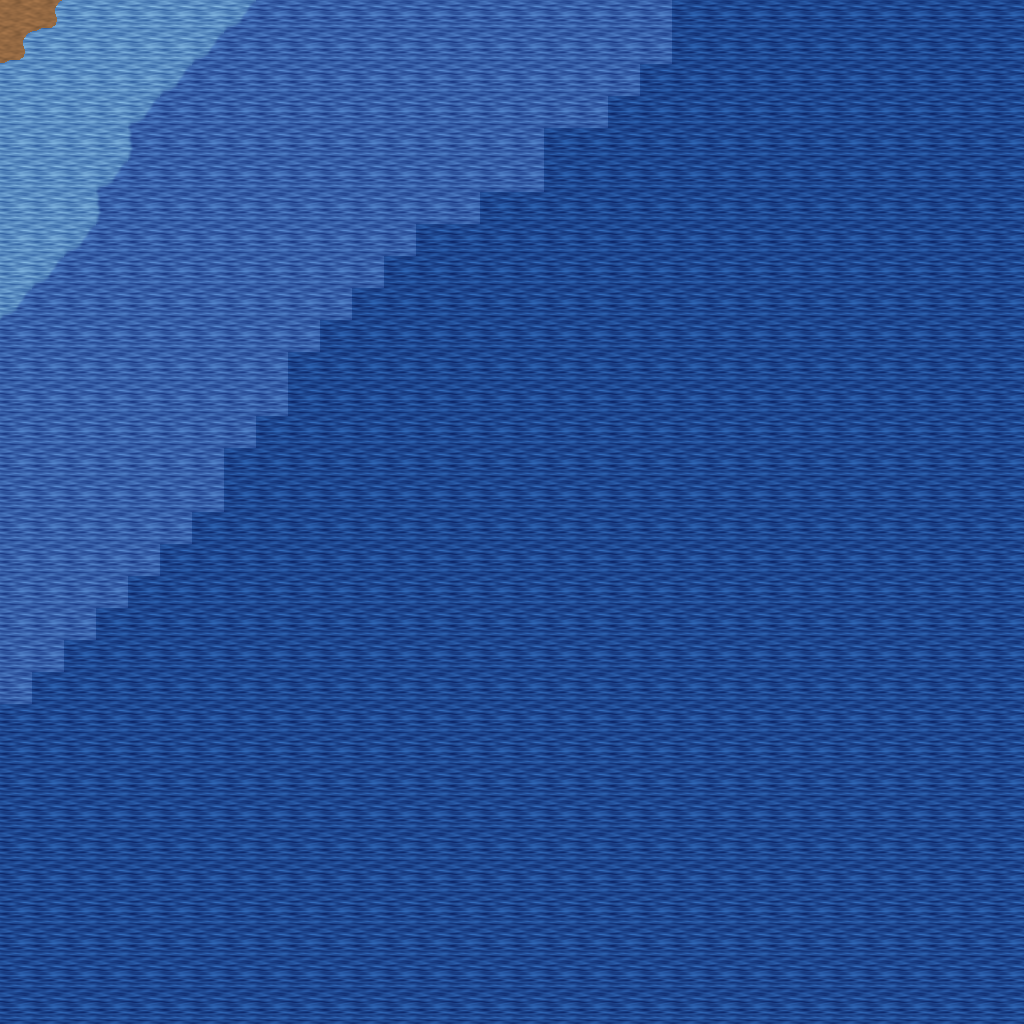

Below is a game level as drawn by its tile map, then a one-line description and the .tmx that defines it (tile-layer data replaced by summaries):
An orthogonal 32x32 tile map with 32x32 px tiles, 5 tile layers (Ground, Objects, Objects2, Above, ...), 1 hidden layer not drawn, 24 tilesets.

<map version="1.10" tiledversion="1.11.0" orientation="orthogonal" renderorder="right-down" width="32" height="32" tilewidth="32" tileheight="32" infinite="0" nextlayerid="11" nextobjectid="1">
 <tileset firstgid="1" name="ground_ground" tilewidth="32" tileheight="32" tilecount="33" columns="3">
  <image source="../drawable/ground_ground.png" width="96" height="352" />
 </tileset>
 <tileset firstgid="34" name="ground_water_pool" tilewidth="32" tileheight="32" tilecount="72" columns="3">
  <image source="../drawable/ground_water_pool.png" width="96" height="768" />
 </tileset>
 <tileset firstgid="106" name="ground_water_pool_corners" tilewidth="32" tileheight="32" tilecount="72" columns="3">
  <image source="../drawable/ground_water_pool_corners.png" width="96" height="768" />
 </tileset>
 <tileset firstgid="178" name="ground_grass_edges" tilewidth="32" tileheight="32" tilecount="36" columns="12">
  <image source="../drawable/ground_grass_edges.png" width="384" height="96" />
 </tileset>
 <tileset firstgid="214" name="ground_grass_corners" tilewidth="32" tileheight="32" tilecount="24" columns="6">
  <image source="../drawable/ground_grass_corners.png" width="192" height="128" />
 </tileset>
 <tileset firstgid="238" name="plant_tree_palm_tree" tilewidth="32" tileheight="32" tilecount="6" columns="2">
  <image source="../drawable/plant_tree_palm_tree.png" width="64" height="96" />
 </tileset>
 <tileset firstgid="244" name="logic_creature_animal" tilewidth="32" tileheight="32" tilecount="32" columns="8">
  <image source="../drawable/logic_creature_animal.png" width="256" height="128" />
 </tileset>
 <tileset firstgid="276" name="logic_collision" tilewidth="32" tileheight="32" tilecount="1" columns="1">
  <image source="../drawable/logic_collision.png" width="32" height="32" />
 </tileset>
 <tileset firstgid="277" name="item_corpse_huge_animal" tilewidth="32" tileheight="32" tilecount="16" columns="2">
  <image source="../drawable/item_corpse_huge_animal.png" width="64" height="256" />
 </tileset>
 <tileset firstgid="293" name="object_tent" tilewidth="32" tileheight="32" tilecount="9" columns="3">
  <image source="../drawable/object_tent.png" width="96" height="96" />
 </tileset>
 <tileset firstgid="302" name="logic_creature_amazon" tilewidth="32" tileheight="32" tilecount="16" columns="8">
  <image source="../drawable/logic_creature_amazon.png" width="256" height="64" />
 </tileset>
 <tileset firstgid="318" name="furniture_light_iron_lamp" tilewidth="32" tileheight="32" tilecount="3" columns="1">
  <image source="../drawable/furniture_light_iron_lamp.png" width="32" height="96" />
 </tileset>
 <tileset firstgid="321" name="furniture_light_flames" tilewidth="32" tileheight="32" tilecount="6" columns="6">
  <image source="../drawable/furniture_light_flames.png" width="192" height="32" />
 </tileset>
 <tileset firstgid="327" name="ground_rock_large_boulder" tilewidth="32" tileheight="32" tilecount="9" columns="3">
  <image source="../drawable/ground_rock_large_boulder.png" width="96" height="96" />
 </tileset>
 <tileset firstgid="336" name="ground_rock_rocks_2" tilewidth="32" tileheight="32" tilecount="4" columns="2">
  <image source="../drawable/ground_rock_rocks_2.png" width="64" height="64" />
 </tileset>
 <tileset firstgid="340" name="logic_creature_elemental" tilewidth="32" tileheight="32" tilecount="16" columns="8">
  <image source="../drawable/logic_creature_elemental.png" width="256" height="64" />
 </tileset>
 <tileset firstgid="356" name="logic_item_fruits" tilewidth="32" tileheight="32" tilecount="16" columns="8">
  <image source="../drawable/logic_item_fruits.png" width="256" height="64" />
 </tileset>
 <tileset firstgid="372" name="plant_pineapple_plant" tilewidth="32" tileheight="32" tilecount="6" columns="2">
  <image source="../drawable/plant_pineapple_plant.png" width="64" height="96" />
 </tileset>
 <tileset firstgid="378" name="item_statue_flowered_arch" tilewidth="32" tileheight="32" tilecount="24" columns="6">
  <image source="../drawable/item_statue_flowered_arch.png" width="192" height="128" />
 </tileset>
 <tileset firstgid="402" name="ground_grass_2" tilewidth="32" tileheight="32" tilecount="21" columns="3">
  <image source="../drawable/ground_grass_2.png" width="96" height="224" />
 </tileset>
 <tileset firstgid="423" name="light_dim_yellow_light_7x5" tilewidth="32" tileheight="32" tilecount="35" columns="7">
  <image source="../drawable/light_dim_yellow_light_7x5.png" width="224" height="160" />
 </tileset>
 <tileset firstgid="458" name="light_yellow_light_5x5" tilewidth="32" tileheight="32" tilecount="25" columns="5">
  <image source="../drawable/light_yellow_light_5x5.png" width="160" height="160" />
 </tileset>
 <tileset firstgid="483" name="logic_creature_spider" tilewidth="32" tileheight="32" tilecount="3" columns="3">
  <image source="../drawable/logic_creature_spider.png" width="96" height="32" />
 </tileset>
 <tileset firstgid="486" name="logic_creature_reptile" tilewidth="32" tileheight="32" tilecount="7" columns="7">
  <image source="../drawable/logic_creature_reptile.png" width="224" height="32" />
 </tileset>
 <layer id="1" name="Ground" width="32" height="32">
  <data>[1024 cells, 1024 non-empty, 6 distinct tile ids]</data>
 </layer>
 <layer id="2" name="Objects" width="32" height="32">
  <data>[1024 cells, 2 non-empty, 1 distinct tile ids]</data>
 </layer>
 <layer id="3" name="Objects2" width="32" height="32">
  <data>[1024 cells, 0 non-empty, 0 distinct tile ids]</data>
 </layer>
 <layer id="4" name="Above" width="32" height="32">
  <data>[1024 cells, 0 non-empty, 0 distinct tile ids]</data>
 </layer>
 <layer id="5" name="Above2" width="32" height="32">
  <data>[1024 cells, 0 non-empty, 0 distinct tile ids]</data>
 </layer>
 <layer id="6" name="Walkable" width="32" height="32" visible="0">
  <data>[1024 cells, 989 non-empty, 1 distinct tile ids]</data>
 </layer>
 <objectgroup id="7" name="Mapevents" />
 <objectgroup id="8" name="Spawn" />
 <objectgroup id="9" name="Keys" />
 <objectgroup id="10" name="Replace" />
</map>
